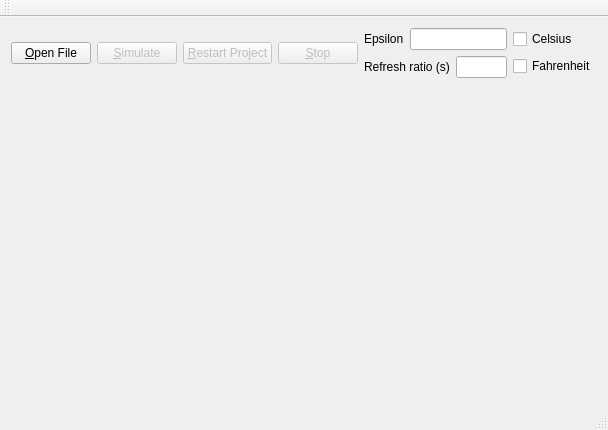
<?xml version="1.0" encoding="UTF-8"?>
<ui version="4.0">
 <class>MainWindow</class>
 <widget class="QMainWindow" name="MainWindow">
  <property name="geometry">
   <rect>
    <x>0</x>
    <y>0</y>
    <width>608</width>
    <height>430</height>
   </rect>
  </property>
  <property name="windowTitle">
   <string>Thermal Transference Visualizer</string>
  </property>
  <widget class="QWidget" name="centralWidget">
   <layout class="QVBoxLayout" name="verticalLayout_3">
    <item>
     <layout class="QHBoxLayout" name="horizontalLayout_3">
      <item>
       <widget class="QPushButton" name="openFileButton">
        <property name="text">
         <string>&amp;Open File</string>
        </property>
       </widget>
      </item>
      <item>
       <widget class="QPushButton" name="simulateButton">
        <property name="enabled">
         <bool>false</bool>
        </property>
        <property name="text">
         <string>&amp;Simulate</string>
        </property>
       </widget>
      </item>
      <item>
       <widget class="QPushButton" name="restartProjectButton">
        <property name="enabled">
         <bool>false</bool>
        </property>
        <property name="text">
         <string>&amp;Restart Project</string>
        </property>
       </widget>
      </item>
      <item>
       <widget class="QPushButton" name="stopButton">
        <property name="enabled">
         <bool>false</bool>
        </property>
        <property name="text">
         <string>&amp;Stop</string>
        </property>
       </widget>
      </item>
      <item>
       <layout class="QVBoxLayout" name="verticalLayout">
        <item>
         <layout class="QHBoxLayout" name="horizontalLayout">
          <item>
           <widget class="QLabel" name="epsilonLabel">
            <property name="text">
             <string>Epsilon</string>
            </property>
           </widget>
          </item>
          <item>
           <widget class="QLineEdit" name="epsilonLineEdit">
            <property name="readOnly">
             <bool>false</bool>
            </property>
           </widget>
          </item>
         </layout>
        </item>
        <item>
         <layout class="QHBoxLayout" name="horizontalLayout_2">
          <item>
           <widget class="QLabel" name="refreshRatioLabel">
            <property name="text">
             <string>Refresh ratio (s)</string>
            </property>
           </widget>
          </item>
          <item>
           <widget class="QLineEdit" name="refreshRatioLineEdit"/>
          </item>
         </layout>
        </item>
       </layout>
      </item>
      <item>
       <layout class="QVBoxLayout" name="verticalLayout_2">
        <item>
         <widget class="QCheckBox" name="celsiusCheckBox">
          <property name="text">
           <string>Celsius</string>
          </property>
         </widget>
        </item>
        <item>
         <widget class="QCheckBox" name="FahrenheitCheckBox">
          <property name="text">
           <string>Fahrenheit</string>
          </property>
         </widget>
        </item>
       </layout>
      </item>
     </layout>
    </item>
    <item>
     <widget class="QLabel" name="simulationLabel">
      <property name="minimumSize">
       <size>
        <width>541</width>
        <height>281</height>
       </size>
      </property>
      <property name="text">
       <string/>
      </property>
     </widget>
    </item>
   </layout>
  </widget>
  <widget class="QMenuBar" name="menuBar">
   <property name="geometry">
    <rect>
     <x>0</x>
     <y>0</y>
     <width>608</width>
     <height>22</height>
    </rect>
   </property>
  </widget>
  <widget class="QToolBar" name="mainToolBar">
   <attribute name="toolBarArea">
    <enum>TopToolBarArea</enum>
   </attribute>
   <attribute name="toolBarBreak">
    <bool>false</bool>
   </attribute>
  </widget>
  <widget class="QStatusBar" name="statusBar"/>
 </widget>
 <layoutdefault spacing="6" margin="11"/>
 <tabstops>
  <tabstop>restartProjectButton</tabstop>
 </tabstops>
 <resources/>
 <connections/>
</ui>
